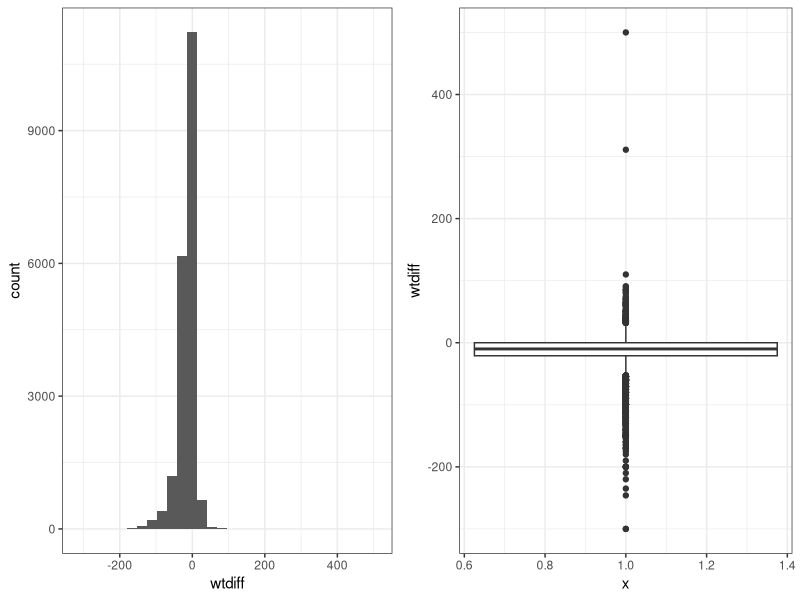
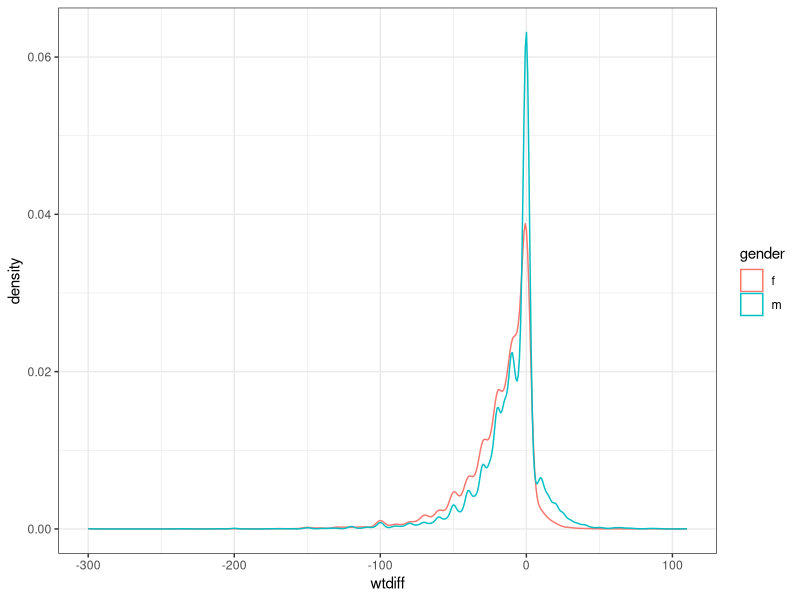
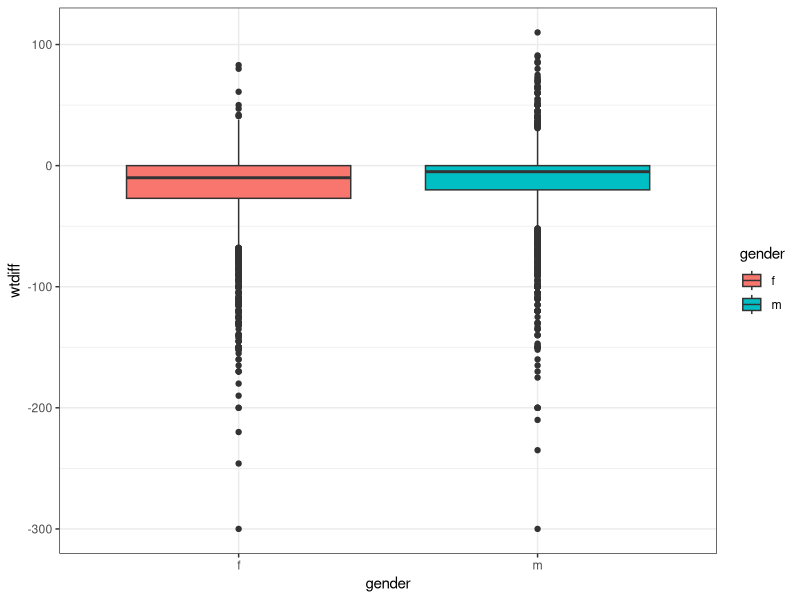
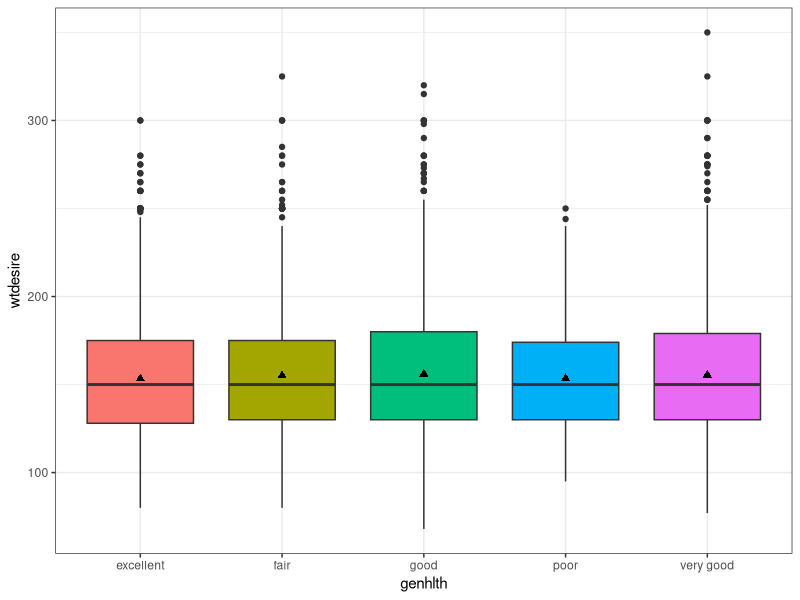
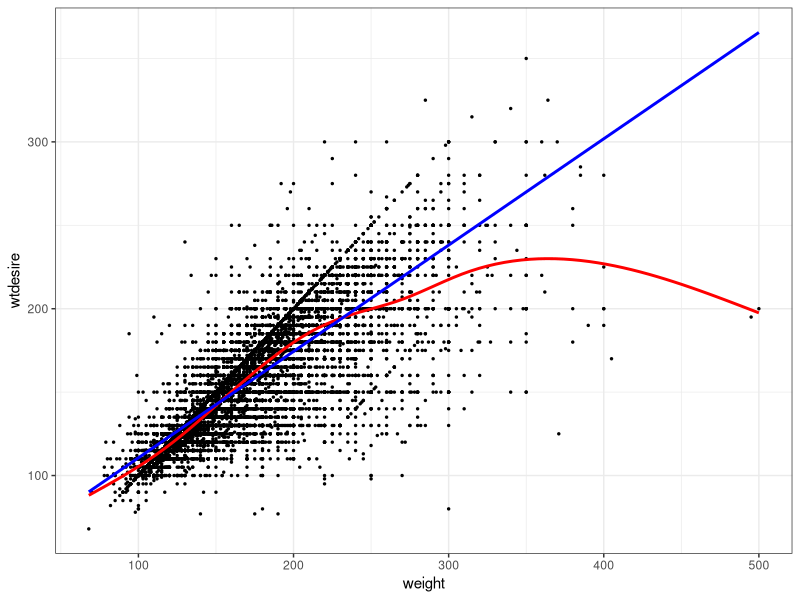
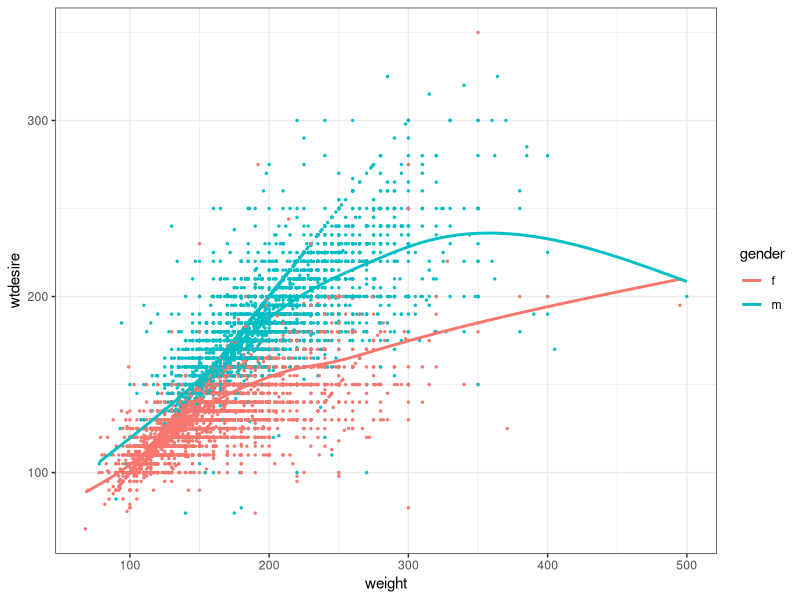

Recreate these plots in R, in order.
## ---- chunk 1
knitr::opts_chunk$set(echo = TRUE)
library(ggplot2)
library(gridExtra)
cdc <- read.table("../data/cdc.txt", header=TRUE, sep="\t")
## ---- chunk 2
cdc$wtdiff <- cdc$wtdesire - cdc$weight
## ---- chunk 3
library(ggplot2)
library(gridExtra)

# Optional settings for cleaning up the resulting knitted document 
library(knitr)
opts_chunk$set(warning=FALSE, message=FALSE,  
               fig.align = 'center',  fig.width=6, fig.height=4)

## ---- chunk 4
summary(cdc$wtdiff)
a <- ggplot(cdc, aes(x=wtdiff)) + geom_histogram() + theme_bw()
b <- ggplot(cdc, aes(x=1, y=wtdiff)) + geom_boxplot() + theme_bw()
grid.arrange(a, b, nrow=1)
## ---- chunk 5
cdc <- subset(cdc, wtdiff < 200)
## ---- chunk 6
t.test(cdc$wtdiff, mu=0, alternative="two.sided", conf.level = .95)
## ---- chunk 7
table(cdc$smoke100)
prop.table(table(cdc$smoke100))
## ---- chunk 8
prop.test(x=9440, n=19998, p=.5)
## ---- chunk 9
t.test(cdc$smoke100, mu=.5)
## ---- chunk 10
ggplot(cdc, aes(x=wtdiff, col=gender)) + geom_density() + theme_bw()
ggplot(cdc, aes(y=wtdiff, x=gender, fill=gender)) + geom_boxplot() + theme_bw()
## ---- chunk 11
t.test(wtdiff~gender, data=cdc)
## ---- chunk 12
addmargins(table(cdc$smoke100, cdc$gender))
prop.table(table(cdc$smoke100, cdc$gender), margin=2)
## ---- chunk 13
t.test(smoke100 ~ gender, data=cdc)
## ---- chunk 14
prop.test(x=c(4419, 5021), n=c(10431, 9567))
## ---- chunk 15
ggplot(cdc, aes(y=wtdesire, x=genhlth, fill=genhlth)) + geom_boxplot() + 
        theme_bw() + 
        stat_summary(fun.y = "mean", pch=17, geom="point",  size = 2) + # adds the mean as a diamond
        scale_fill_discrete(guide=FALSE) # get rid of the legend created by the fill= argument
## ---- chunk 16
model <- aov(wtdesire~genhlth, data=cdc) #aov() is the workhorse function
summary(model) # prints it in an easy to ready fashion. 
## ---- chunk 17
TukeyHSD(model)
## ---- chunk 18
ggplot(cdc, aes(x=weight, y=wtdesire)) + 
      geom_point(size=.5) + # lots of points so i'm shrinking the size of the point
      geom_smooth(se=FALSE, col="red") + # adds a smoothing trend line
      geom_smooth(se=FALSE, method="lm", col="blue") + # adds a best fit line
      theme_bw()
## ---- chunk 19
lt250 <- subset(cdc, weight<=250)

linear.model <- lm(wtdesire ~ weight, data=lt250)
summary(linear.model)
## ---- chunk 20
cor(lt250$wtdesire, lt250$weight)
## ---- chunk 21
ggplot(cdc, aes(x=weight, y=wtdesire, col=gender)) + 
      geom_point(size=.5) + 
      geom_smooth(se=FALSE) + # adds a smoothing trend line - per group
      theme_bw()
## ---- chunk 22
summary(lm(wtdesire ~ weight + gender, data=lt250))
## ---- chunk 23
summary(lm(wtdesire ~ weight + gender + weight*gender, data=lt250))
